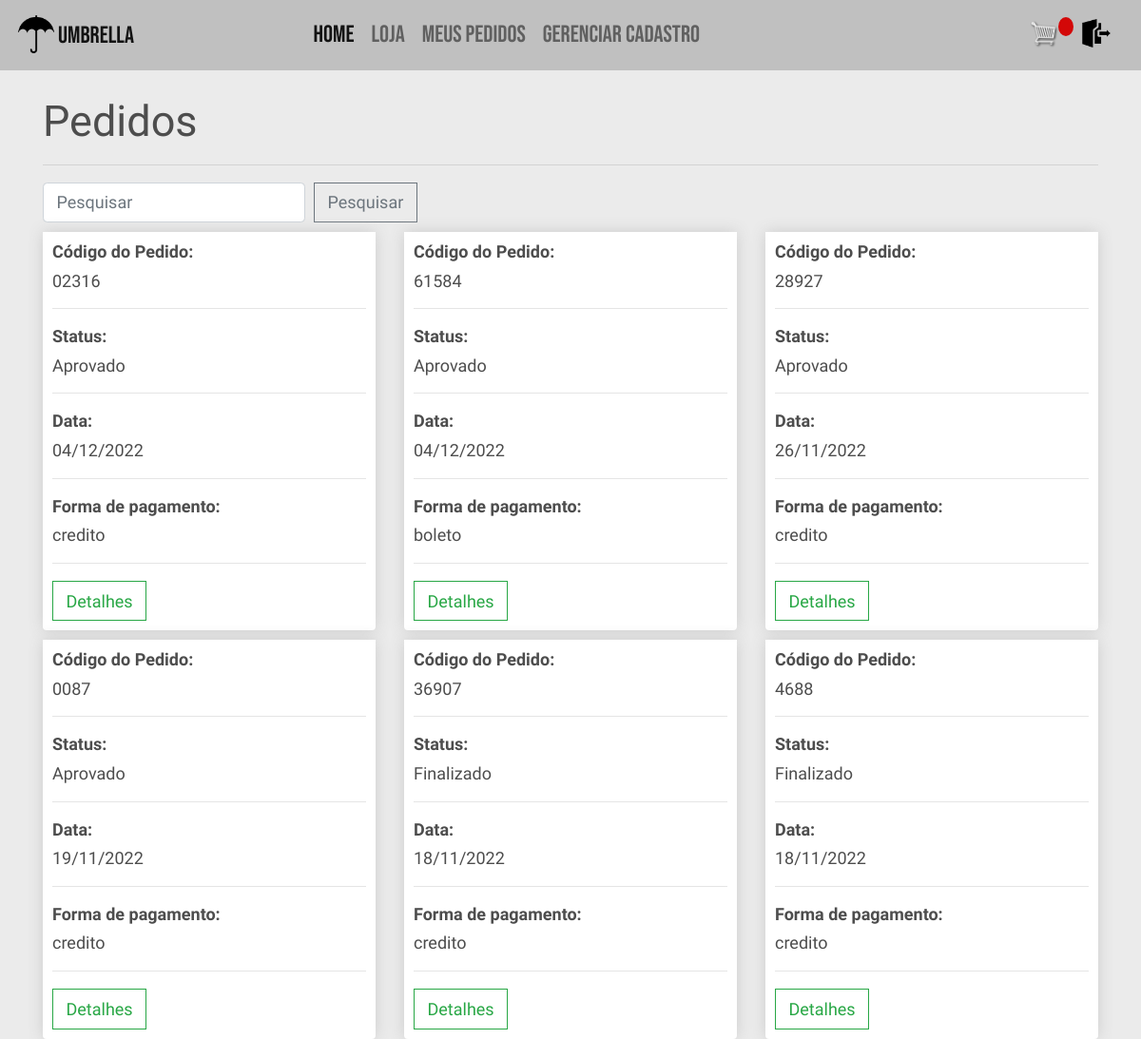
Before: /meus_pedidos/ (signed in) with the older database file.
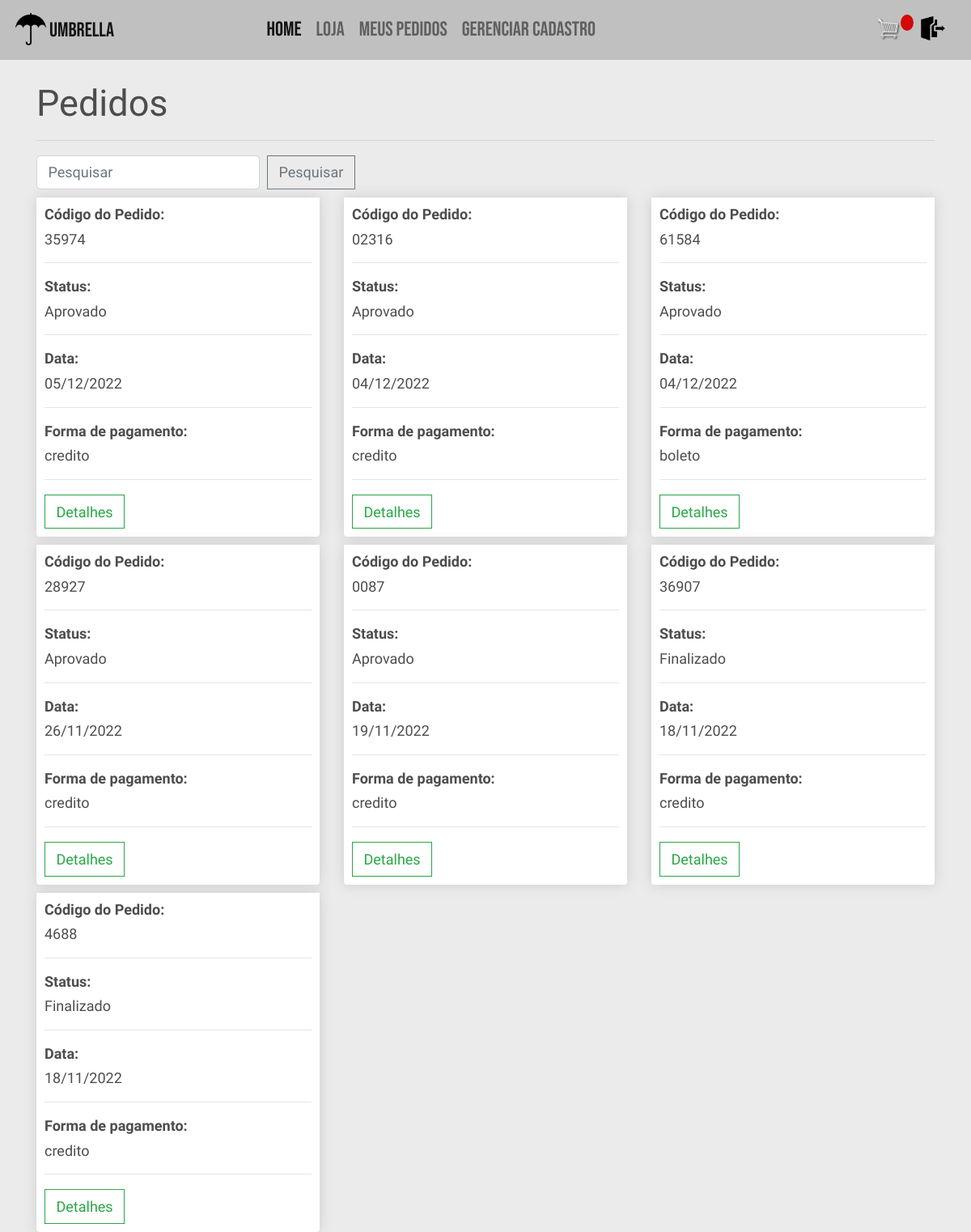
After: the same page with the newer database file.
### vendas/models.py (models this page shows, shortened)
class Pedido(models.Model):
    cod_pedido = models.CharField(
        _("código do pedido"), max_length=100, null=True)
    APROV_PEND = "aprovacao_pendente"
    APROVADO = "aprovado"
    ENVIADO = "enviado"
    FINALIZADO = "finalizado"
    CANCELADO = "cancelado"
    opcoes_status = [
        (APROV_PEND, "Aprovação pendente"),
        (APROVADO, "Aprovado"),
        (ENVIADO, "Enviado"),
        (FINALIZADO, "Finalizado"),
        (CANCELADO, "Cancelado")
    ]
    status = models.CharField(choices=opcoes_status,
                              max_length=50, null=True, blank=True, default=APROV_PEND)
    completo = models.BooleanField(default=False)
    data = models.DateTimeField(
        _("data do pedido"), default=timezone.now, null=True, blank=True)
    subtotal = models.FloatField(
        _("valor pré-desconto do pedido"), null=True, blank=True)
    total = models.FloatField(
        _("valor total do pedido"), null=True, blank=True)
    CREDITO = "credito"
    DEBITO = "debito"
    PIX = "pix"
    BOLETO = "boleto"
    opcoes_pagamento = [
        (CREDITO, "Credito"),
        (DEBITO, "Debito"),
        (PIX, "Pix"),
        (BOLETO, "Boleto"),
    ]
    metodo_de_pagamento = models.CharField(
        choices=opcoes_pagamento, max_length=200, null=True, blank=True)
    franquia = models.ForeignKey(Franquia, verbose_name=_(
        "franquia"), on_delete=models.SET_NULL, null=True, blank=True)
    loja = models.ForeignKey(Loja, verbose_name=_(
        "loja"), on_delete=models.SET_NULL, null=True, blank=True)
    revendedor = models.ForeignKey(Revendedor, verbose_name=_(
        "revendedor"), on_delete=models.SET_NULL, null=True, blank=True)

### vendas/views.py (the view, shortened to what this page needs)
# urls.py: path('meus_pedidos/', views.mostrarPedidos, name='meus_pedidos'),
@login_required
def mostrarPedidos(request):
    if request.user.tipo == User.REVENDEDOR:
        try:
            request.user.revendedor
        except:
            sweetify.error(
                request, 'Porfavor cadastre seus dados antes de fazer um pedido')
            return redirect('perfil')
        pedidos = Pedido.objects.filter(revendedor=request.user.revendedor).exclude(
            completo=False).order_by('-data')
    return render(request, "vendas/meus_pedidos.html", {'pedidos': pedidos})

### users/models.py (called while the page is built)
    def __str__(self):
        return self.email

### vendas/templates/vendas/meus_pedidos.html
{% extends 'vendas/base.html' %}
{% load static %}
{% block content %}
<h1>Pedidos</h1>
<hr>
	<form class="form-inline" action="{% url 'pesquisa_pedidos' %}" method="get">
		<input class="form-control mr-sm-2" name="q" type="search" placeholder="Pesquisar" aria-label="Pesquisar">
		<button class="btn btn-outline-secondary my-2 my-sm-0" type="submit">Pesquisar</button>
  	</form>
	<div class="row">
		{% if not pedidos %}
		<h2><strong>Nenhum pedido encontrado</strong></h2>
		{% else %}
			{% for pedido in pedidos %}
				<div class="col-lg-4">
					<div class="box-element product">
						<h6><strong>Código do Pedido:</strong></h6>
						<h6>{{pedido.cod_pedido}}</h6>
						<hr>
						<h6><strong>Status:</strong></h6>
						<h6>{{pedido.get_status_display}}</h6>
						<hr>
						<h6><strong>Data:</strong></h6>
						<h6>{{pedido.data|date:"d/m/Y" }}</h6>
						<hr>
						<h6><strong>Forma de pagamento:</strong></h6>
						<h6>{{pedido.metodo_de_pagamento}}</h6>
						<hr>
						<a class="btn btn-outline-success" href="{% url 'detalhe_pedido' pedido.id %}">Detalhes</a>
					</div>
				</div>
			{% endfor %}
		{% endif %}
	</div>
{% endblock content %}

Changed rows visible on the page:
added Pedido: cod_pedido "35974", status "Aprovado", data "05/12/2022", metodo_de_pagamento "credito"
